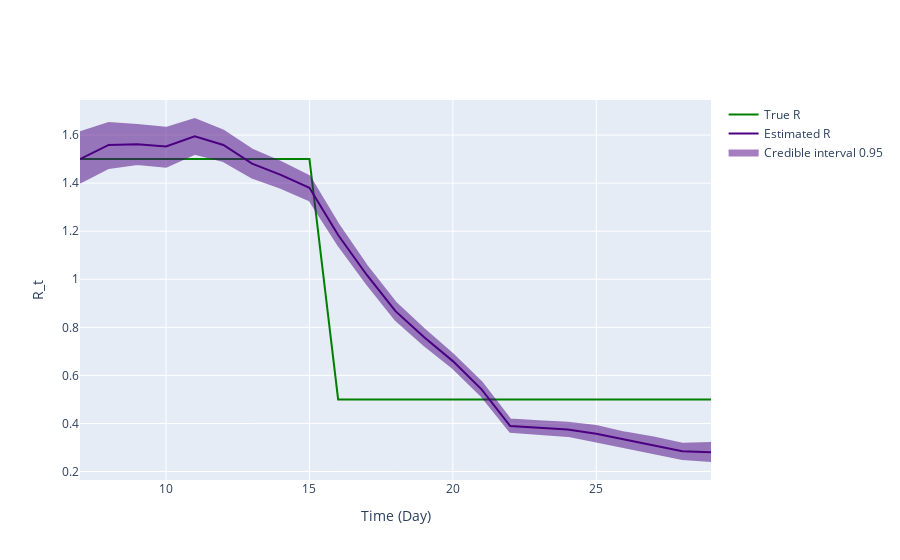

Notebook code cell kept with this figure:
### Markdown cell above
## Inference plot using class method results

### Code cell
fig = ReproductionNumberPlot()

fig.add_ground_truth_rt(ground_truth)
fig.add_interval_rt(new_intervals)

fig.update_labels(time_label='Time (Day)', r_label='R_t')

fig.show_figure()

### Figure 1 — Plotly figure (JSON) as saved in the notebook; plotly's stock layout.template omitted (floating-point values rounded to 4 significant figures)
{"data": [{"line": {"color": "green"}, "mode": "lines", "name": "True R", "type": "scatter", "x": [7, 8, 9, 10, 11, 12, 13, 14, 15, 16, 17, 18, 19, 20, 21, 22, 23, 24, 25, 26, 27, 28, 29], "y": [1.5, 1.5, 1.5, 1.5, 1.5, 1.5, 1.5, 1.5, 1.5, 0.5, 0.5, 0.5, 0.5, 0.5, 0.5, 0.5, 0.5, 0.5, 0.5, 0.5, 0.5, 0.5, 0.5]}, {"line": {"color": "indigo"}, "mode": "lines", "name": "Estimated R", "type": "scatter", "x": [7, 8, 9, 10, 11, 12, 13, 14, 15, 16, 17, 18, 19, 20, 21, 22, 23, 24, 25, 26, 27, 28, 29], "y": [1.5, 1.559, 1.562, 1.553, 1.595, 1.559, 1.481, 1.434, 1.381, 1.184, 1.018, 0.8673, 0.759, 0.6594, 0.5421, 0.3894, 0.382, 0.3748, 0.3568, 0.3337, 0.309, 0.2844, 0.2797]}, {"fill": "toself", "fillcolor": "indigo", "line": {"color": "indigo"}, "mode": "lines", "name": "Credible interval 0.95", "opacity": 0.5, "type": "scatter", "x": [7, 8, 9, 10, 11, 12, 13, 14, 15, 16, 17, 18, 19, 20, 21, 22, 23, 24, 25, 26, 27, 28, 29, 29, 28, 27, 26, 25, 24, 23, 22, 21, 20, 19, 18, 17, 16, 15, 14, 13, 12, 11, 10, 9, 8, 7], "y": [1.611, 1.65, 1.641, 1.63, 1.667, 1.618, 1.539, 1.489, 1.429, 1.23, 1.056, 0.9036, 0.7925, 0.6877, 0.5718, 0.4169, 0.4097, 0.4025, 0.3898, 0.3619, 0.342, 0.3156, 0.3188, 0.2438, 0.2516, 0.2768, 0.302, 0.3246, 0.3483, 0.3565, 0.3651, 0.5138, 0.6308, 0.726, 0.831, 0.9811, 1.143, 1.329, 1.381, 1.423, 1.492, 1.522, 1.468, 1.48, 1.463, 1.402]}], "layout": {"hovermode": "x unified", "xaxis": {"title": {"text": "Time (Day)"}}, "yaxis": {"title": {"text": "R_t"}}}}
